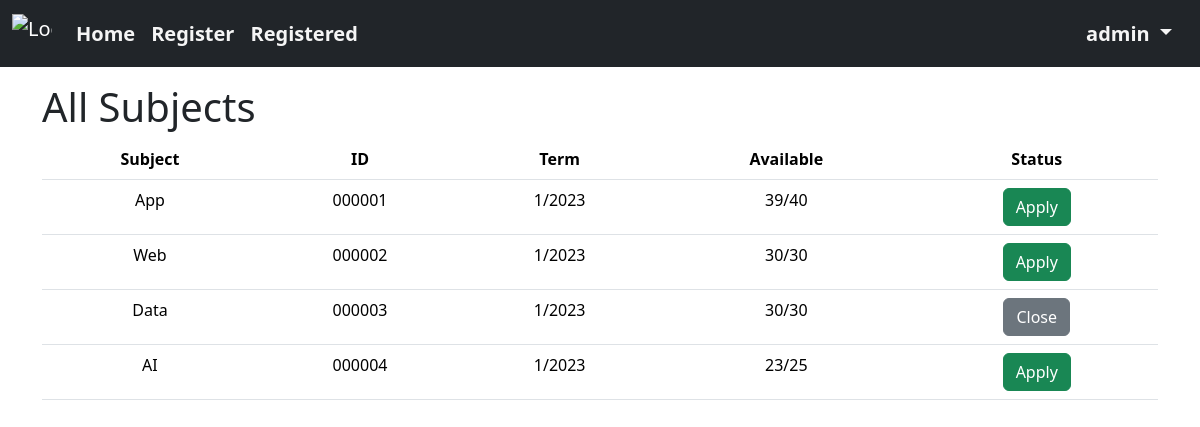
The page /subjects/ (signed in) on the database as committed earlier.
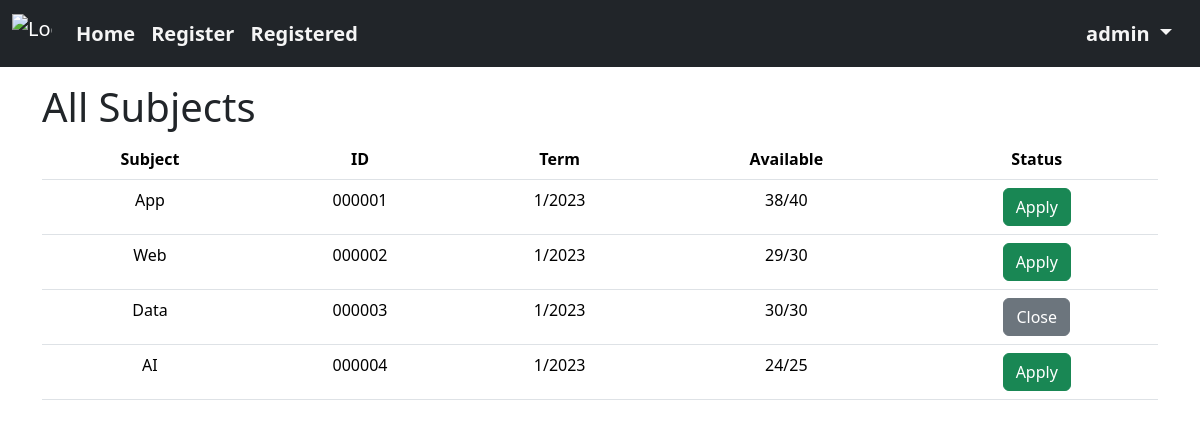
The same page on the database as committed later.
### subjects/models.py (models this page shows, shortened)
class subject(models.Model):
    subjectID = models.CharField(max_length=6, unique=True)
    subjectName = models.CharField(max_length=64)
    term = models.IntegerField(default=0)
    year = models.IntegerField(default=datetime.now().year)
    remaining_class = models.IntegerField()
    max_class = models.IntegerField()
    subjectStatus = models.BooleanField(default=False)

### subjects/views.py (the view)
# urls.py: path('', views.showallsubject, name='allsubject'),
@login_required
def showallsubject(request):
    return render(request, 'subjects/subject.html', {'all_subjects': subject.objects.all()})

### subjects/templates/subjects/subject.html (shortened to what this page needs)
{% extends "subjects/layout.html" %}
{% block body %}
    <h1 class="mt-3">All Subjects</h1>
    <table class="table">
        <thead>
          <tr class="text-center">
            <th scope="col">Subject</th>
            <th scope="col">ID</th>
            <th scope="col">Term</th>
            <th scope="col">Available</th>
            <th scope="col">Status</th>
          </tr>
        </thead>
        <tbody>
    {% for subject in all_subjects %}
        <tr class="text-center">
            <form action="users/register" method="post">
                <td name="subjectName">{{subject.subjectName}}</th>
                <td name="subjectID">{{ subject.subjectID }}</td>
                <td>{{ subject.term }}/{{ subject.year }}</td>
                <td name="available">{{ subject.remaining_class }}/{{ subject.max_class }}</td>
                {% if subject.subjectStatus %}
                    <td><a href="register/{{subject.subjectID}}" class="btn btn-success" onclick="return confirm('Comfirm Register or not.')">Apply</a></td>
                {% else %}
                    <td><a class="btn btn-secondary">Close</a></td>
                {% endif %}
            </form>
        </tr>
    {% empty %}
        <p>No Subjects</p>
    {% endfor %}
{% endblock %}

Rows that differ between the two databases and show on the page:
changed subject "App": remaining_class "39" → "38"
changed subject "Web": remaining_class "30" → "29"
changed subject "AI": remaining_class "23" → "24"
